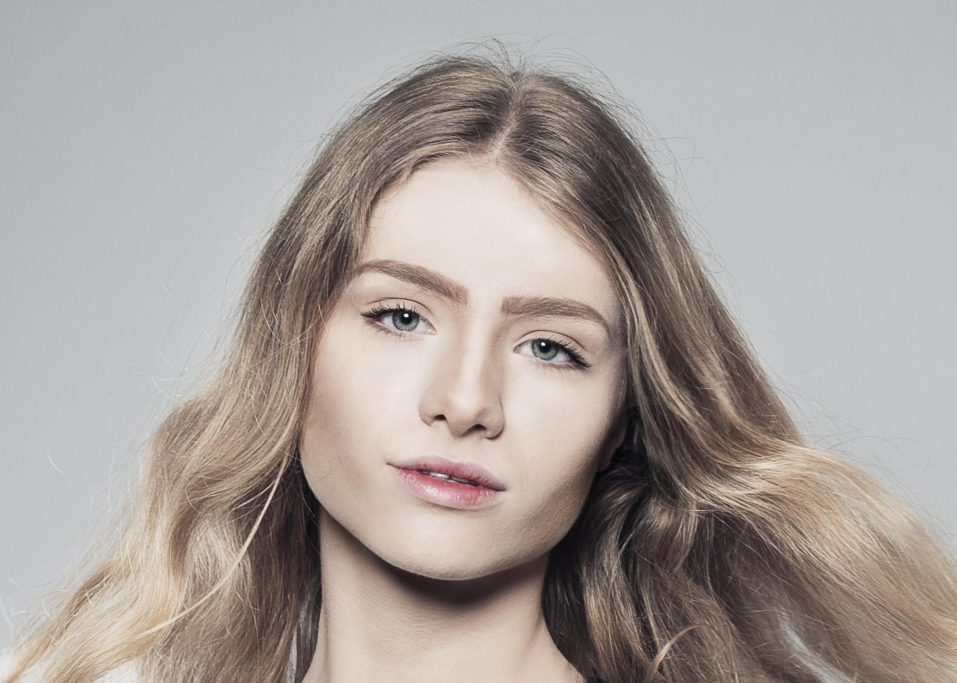
#> input picture APDrawingGAN/preprocess/example/img_1701.jpg, 2871 x 2048 px (shown at 1/3 size)
$ python -i stroke_managers.py   (imports and definitions only)
#> lines starting #> are read from the running program, lines starting #| are printed output that depends on the picture; after the words box and inside, x2 and y2 are one past the last pixel; in counts of white or black regions, pixels touching at a corner belong together
from RamerDouglasPeucker import rdp
import pickle
from matplotlib import pyplot as plt
import os
import os.path as osp
import numpy as np
from PIL import Image
import torchvision.transforms as transforms
import cv2
color_list_p = [ [204, 0, 0], [76, 153, 0], [204, 204, 0], [51, 51, 255], [204, 0, 204], [0, 255, 255], [51, 255, 255], [102, 51, 0], [255, 0, 0], [102, 204, 0], [255, 255, 0], [0, 0, 153], [0, 0, 204], [255, 51, 153], [0, 204, 204], [0, 51, 0], [255, 153, 51], [0, 204, 0]]

label_list = ['skin', 'nose', 'eye_g', 'l_eye', 'r_eye', 'l_brow', 'r_brow', 'l_ear', 'r_ear', 'mouth', 'u_lip', 'l_lip', 'hair', 'hat', 'ear_r', 'neck_l', 'neck', 'cloth']
atts = ['skin', 'l_brow', 'r_brow', 'l_eye', 'r_eye', 'eye_g', 'l_ear', 'r_ear', 'ear_r', 'nose', 'mouth', 'u_lip', 'l_lip', 'neck', 'neck_l', 'cloth', 'hair', 'hat']
maskMap=[0,5,6,3,4,2,7,8,14,1,9,10,11,16,15,17,12,13]
drawList_atts =[0,1,2,3,4,5,6,7,8,9,10,11,12,16]
# [63 lines left out: functions strokes_load, ConverColorToMark, DrawMaskContours, SkinArea, SkinAreaStroke, drawOriSkinCheck, not called in this run]
def np_list_move(lst, k):
    #return lst[k:] + lst[:k]
    return np.concatenate((lst[k:], lst[:k]), axis=0)
def list_move(lst, k):
    return lst[k:] + lst[:k]
# [297 lines left out: functions month_split, StrokeMerge, ReorderContoursWithMarks, ReorderContoursWithMarks_hair, DrawMaskContoursWithMarks, drawStrokes and 7 more, not called in this run]
def GetMaskContours(Img_mat,showPreview=False):
    #ContourList=[]
    ContourList={}

    for i in range(18):
        label_idx=i-1
        if(i==0):
            continue
        if(not any([ label_idx in drawList_atts])):
            continue

        #print(label_idx)
        tmp_im= Img_mat.copy().astype(np.uint8)
        tmp_im[tmp_im==i]=255
        if(label_idx==0):
            #labelset=[]
            tmp_im[(0+1 < tmp_im) & (tmp_im < 12+1)&(tmp_im != 7+1)&(tmp_im != 8+1)]=255
        tmp_im[tmp_im!=255]=0

        gray = np.array(tmp_im)

        if(showPreview):
            x, y, w, h = cv2.boundingRect(gray)
            print('showPreview',x, y, w, h)
            color_img = cv2.cvtColor(np.array(gray),cv2.COLOR_GRAY2BGR)
            cv2.rectangle(color_img, (x, y), (x+w, y+h), (0, 255, 0), 2)
            plt.imshow(color_img,'gray')
            plt.show()

        ret, binary = cv2.threshold(gray,127,255,cv2.THRESH_BINARY)
        contours, hierarchy = cv2.findContours(binary,cv2.RETR_TREE,cv2.CHAIN_APPROX_SIMPLE)

        if(showPreview):
            x0, y0, w0, h0=GetMinMax(contours)
            print('GetMinMax',x0, y0, w0, h0)


        ContourList[label_list[label_idx]]=contours

    return ContourList

# [22 lines left out: functions point_contour_dist, remake_mask, not called in this run]

>>> import cv2
>>> picture = cv2.imread('APDrawingGAN/preprocess/example/img_1701.jpg', cv2.IMREAD_GRAYSCALE)
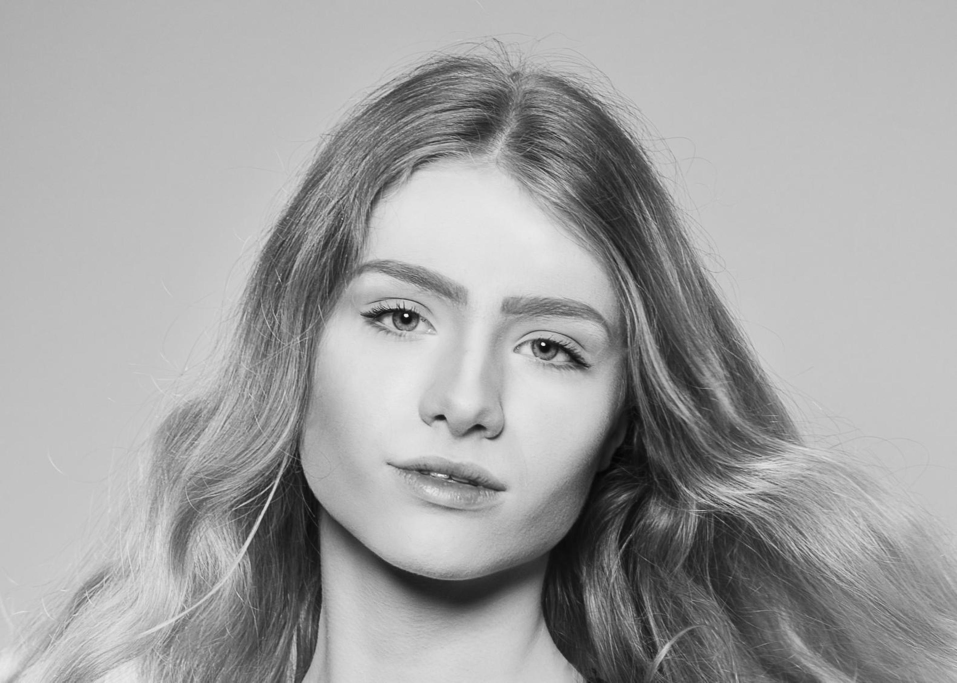
#> picture: shape (2048, 2871) (shown at 1/3 size); min 2, max 255, mean 162.7
>>> result = GetMaskContours(picture)
#> the loop in GetMaskContours, `for i in range(18):` made 18 passes
#> contours on passes 3, 4, 5, 6, 8, 9, 10: 3 contours, all with area under 20, 4 contours, all with area under 20, 9 contours, all with area under 20, 20 contours, all with area under 20, 43 contours, all with area under 20, 62 contours, all with area under 20, 89 contours, all with area under 20
#> pass 2, in GetMaskContours, `gray = np.array(tmp_im)`:
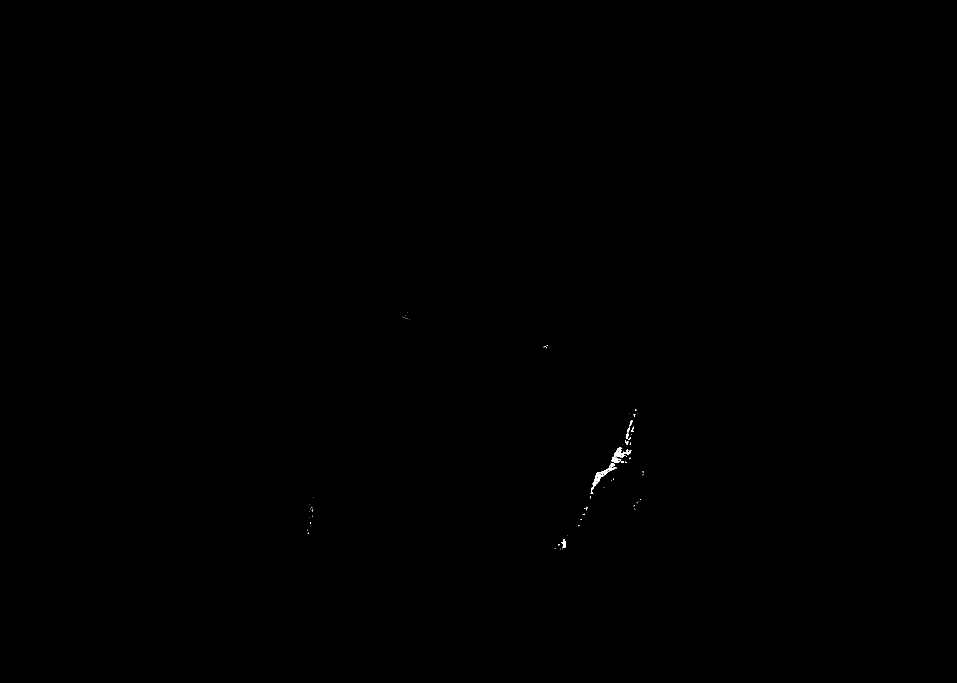
#> gray: shape (2048, 2871) (shown at 1/3 size); 0.04% white; 76 white regions (64 under 20 px), largest, box (x1, y1, x2, y2) and area: (1771, 1390, 1850, 1482) 895, (1842, 1342, 1894, 1373) 553, (1835, 1370, 1856, 1389) 229
#> after the loop in GetMaskContours, `for i in range(18):`:
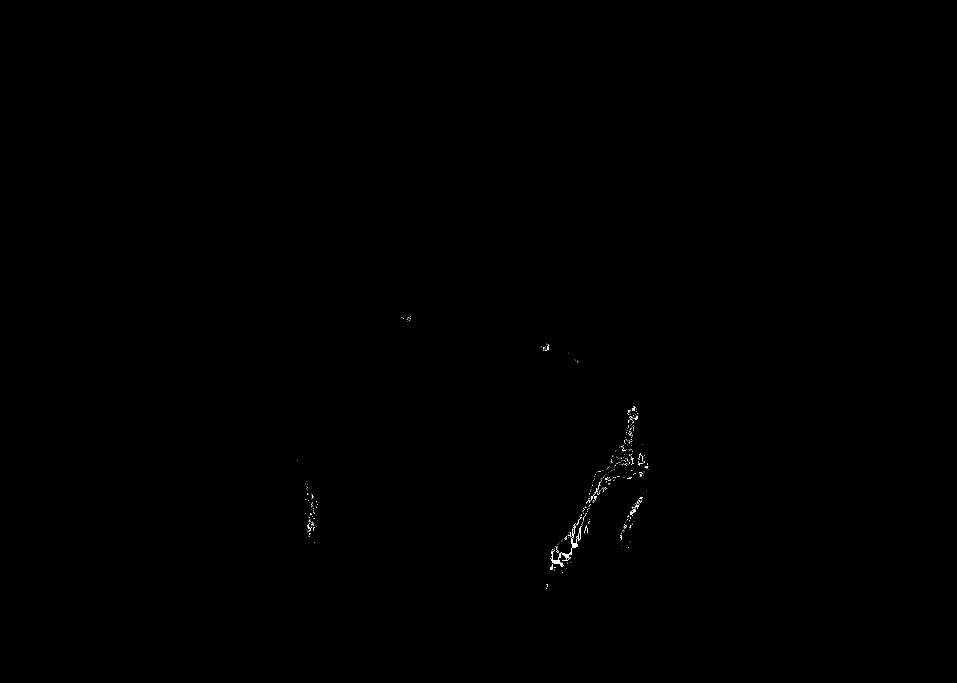
#> binary: shape (2048, 2871) (shown at 1/3 size); 0.06% white in thin lines or dots, all inside (x1, y1, x2, y2) = (891, 947, 1945, 1767)
#> after the loop in GetMaskContours, `for i in range(18):`: ContourList = 14 items
#> result = 14 items
